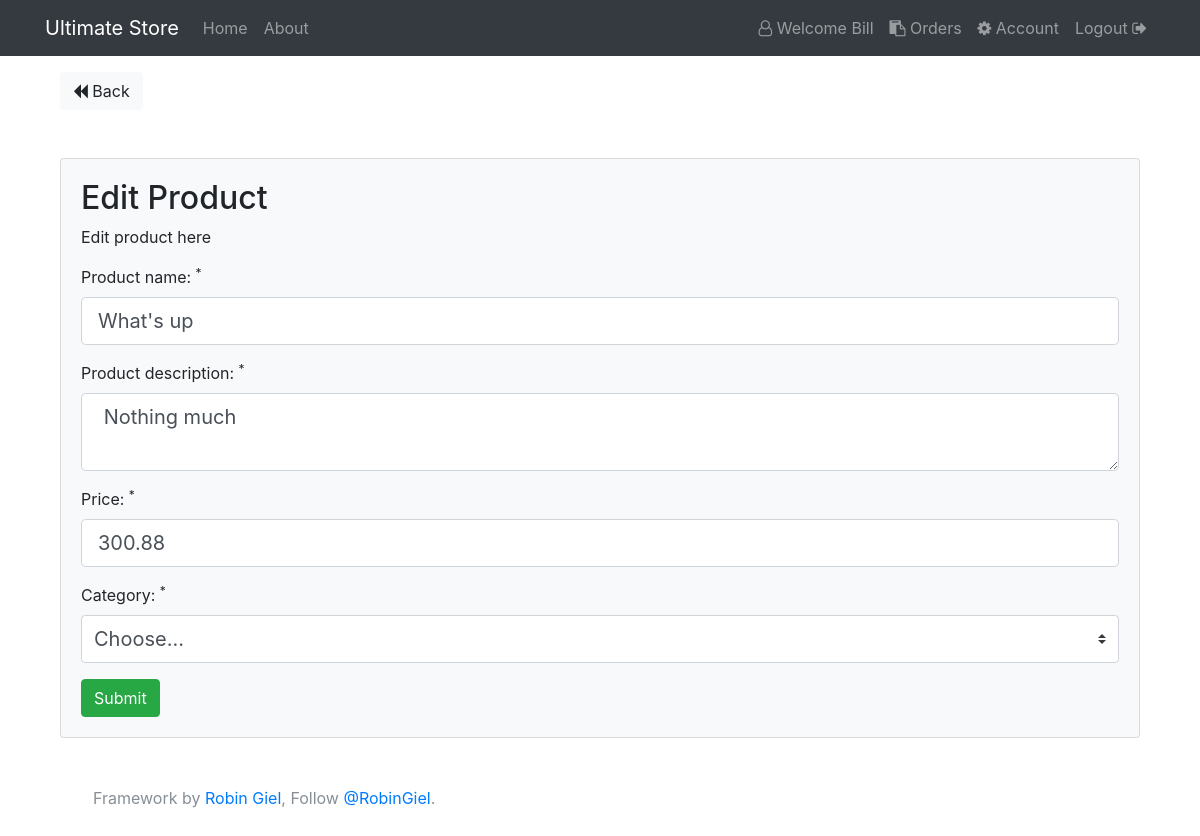
The app's page /products/edit/20 (signed in), older data.
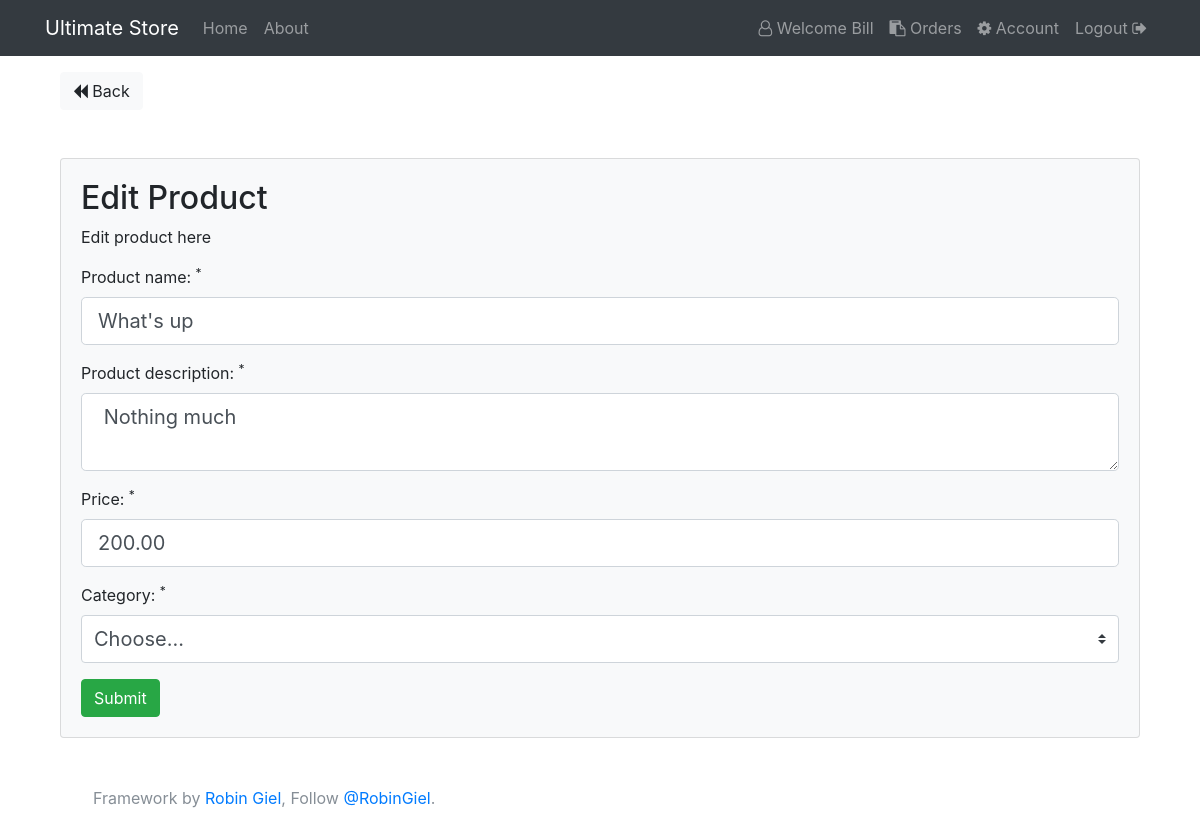
The same page, newer data.
### tables this page shows
CREATE TABLE `products` (
  `id` int(11) NOT NULL,
  `name` varchar(255) NOT NULL,
  `description` varchar(255) NOT NULL,
  `category` int(11) NOT NULL,
  `price` double(10,2) NOT NULL,
  `img` varchar(255) NOT NULL,
  `user_id` int(11) NOT NULL
);

### app/controllers/Products.php (called while the page is built, shortened)
<?php
    class Products extends Controller {
        public function __construct(){
            $this->productModel = $this->model('Product');
            $this->categoryModel = $this->model('Category');
        }
            public function edit($id){
            if($_SERVER['REQUEST_METHOD'] == 'POST'){
                $_POST = filter_input_array(INPUT_POST, FILTER_SANITIZE_STRING);
            $data = [
                'id' => $id,
                'name' => trim($_POST['name']),
                'description' => trim($_POST['description']),
                'category' => trim($_POST['category']),
                'price' => trim($_POST['price']),
                'img' => $_FILES['img']['name'],
                'user_id' => $_SESSION['user_id'],
                'name_err' => '',
                'description_err' => '',
                'category_err' => '',
                'price_err' => '',
                'img_error' => ''
            ];
            if(empty($data['name'])){
                $data['name_err'] = 'Please enter product name';
            }
            if(empty($data['category'])){
                $data['category_err'] = 'Please choose category';
            }
            if(empty($data['description'])){
                $data['description_err'] = 'Please enter description text';
            }
            if(empty($data['price'])){
                $data['price_err'] = 'Please enter price';
            }
            if(empty($data['img'])){
                $data['img_error'] = 'Please upload an image';
            }
            if(empty($data['name_err']) && empty($data['category_err']) && empty($data['description_err']) && empty($data['price_err'])){
                if($this->productModel->updateProduct($data)){
                    flash('post_message', 'Product Updated');
                    redirect('products');
                } else{
                    die('something went wrong');
                }
            }  else {
                $this->view('products/edit', $data);
            }
            } else {
                $product = $this->productModel->getProductById($id);
                $category = $this->categoryModel->getCategory();
            $data = [
                'id' => $id,
                'name' => $product->name,
                'description' => $product->description,
                'category' => $category,
                'price' => $product->price
            ];
            }
            $this->view('products/edit', $data);
        }
    }

### app/libraries/Core.php (called while the page is built, shortened)
<?php
class Core{
    protected $currentMethod = 'index';
    public function __construct(){
        $url = $this->getUrl();
        if(file_exists('../app/controllers/' . ucwords($url[0]).'.php')){
            unset($url[0]);
        }
        $this->currentController =  new $this->currentController;
        if(isset($url[1])){
            if(method_exists($this->currentController, $url[1])){
                $this->currentMethod = $url[1];
                unset($url[1]);
            }
        }
        $this->params = $url ? array_values($url) : [];
        call_user_func_array([$this->currentController, $this->currentMethod], $this->params);
    }
    public function getUrl(){
        if(isset($_GET['url'])){
            $url = trim($_GET['url'], '/');
            $url = filter_var($url, FILTER_SANITIZE_URL);
            $url = explode('/', $url);
            return $url;
        }
    }
}

### public/index.php (called while the page is built, shortened)
<?php
$init = new Core;

### app/libraries/Database.php (called while the page is built, shortened)
<?php
    class Database {
        private $host = DB_HOST;
        private $user = DB_USER;
        private $pass = DB_PASS;
        private $dbname = DB_NAME;
        private $dbh;
        private $stmt;
        public function __construct(){
            $dsn = 'mysql:host=' . $this->host . ';dbname=' . $this->dbname;
            $options = array(
                PDO::ATTR_PERSISTENT => true,
                PDO::ATTR_ERRMODE => PDO::ERRMODE_EXCEPTION
            );
            try{
                $this->dbh = new PDO($dsn, $this->user, $this->pass, $options);
            } catch(PDOException $e){
                $this->error = $e->getMessage();
                echo $this->error;
            }
        }
        public function query($sql){
            $this->stmt = $this->dbh->prepare($sql);
        }
        public function bind($param, $value, $type = null){
            if(is_null($type)){
                switch (true){
                    default:
                    $type = PDO::PARAM_STR;
                }
            }
            $this->stmt->bindValue($param, $value, $type);
        }
        public function execute(){
            return $this->stmt->execute();
        }
        public function single(){
            $this->execute();
            return $this->stmt->fetch(PDO::FETCH_OBJ);
        }
    }

### app/models/Product.php (called while the page is built, shortened)
<?php
    class Product{
        private $db;
        public function __construct(){
            $this->db = new Database;
        }
        public function getProductById($id){
            $this->db->query('SELECT * FROM products WHERE id = :id');
            $this->db->bind(':id', $id);
            $row = $this->db->single();
            return $row;
        }
    }

### app/views/products/edit.php (the view, shortened to what the changed rows need)
<?php require APPROOT . '/views/inc/header.php'; ?>
    <a href="<?php echo URLROOT; ?>/products" class="btn btn-light"><i class="fa fa-backward"></i> Back</a>
    <div class="card card-body bg-light mt-5">
        <h2>Edit Product</h2>
        <p>Edit product here </p>
        <form enctype="multipart/form-data" action="<?php echo URLROOT; ?>/products/edit/ <?php echo $data['id']; ?>" method="post">
        <div class="form-group">
            <label for="name">Product name: <sup>*</sup></label>
            <input type="text" name="name" class="form-control form-control-lg
            <?php echo(!empty($data['name_err'])) ? 'is-invalid' : ''; ?>" value="<?php echo $data['name']; ?>">
        </div>
        <div class="form-group">
            <label for="description">Product description: <sup>*</sup></label>
            <textarea name="description" class="form-control form-control-lg
            <?php echo(!empty($data['description_err'])) ? 'is-invalid' : ''; ?>"> <?php echo $data['description']; ?></textarea>
        </div>
        <div class="form-group">
            <label for="price">Price: <sup>*</sup></label>
             <input type="number" min="0" step="0.01" data-number-to-fixed="2" data-number-stepfactor="100" name="price" class="form-control form-control-lg
            <?php echo(!empty($data['price_err'])) ? 'is-invalid' : ''; ?>" value="<?php echo $data['price']; ?>">
        </div>
        <div class="form-group">
            <label for="category">Category: <sup>*</sup></label>
      <select name="category" class="custom-select mr-sm-2 form-control form-control-lg <?php echo(!empty($data['category_err'])) ? 'is-invalid' : ''; ?>" id="inlineFormCustomSelect">
        <option selected>Choose...</option>
      </select>
        </div>
        <input type="submit" class="btn btn-success" value="Submit">
        </form>
    </div>
<?php require APPROOT . '/views/inc/footer.php'; ?>

Row changes from the older to the newer data that the page shows:
changed products "What's up": price "300.88" → "200.00"
